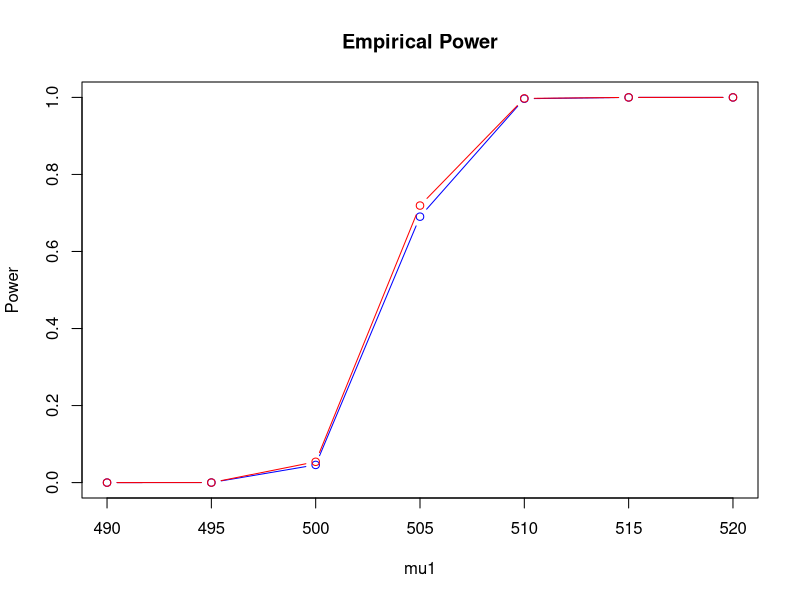
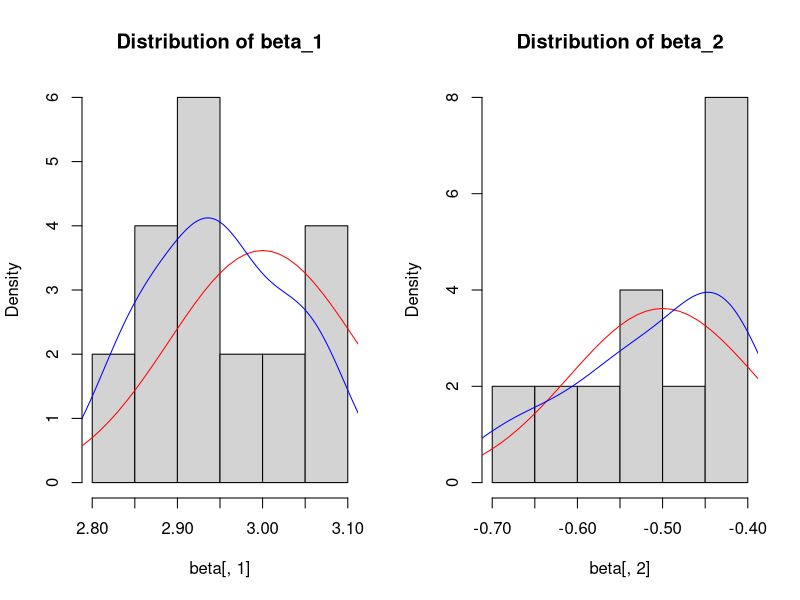
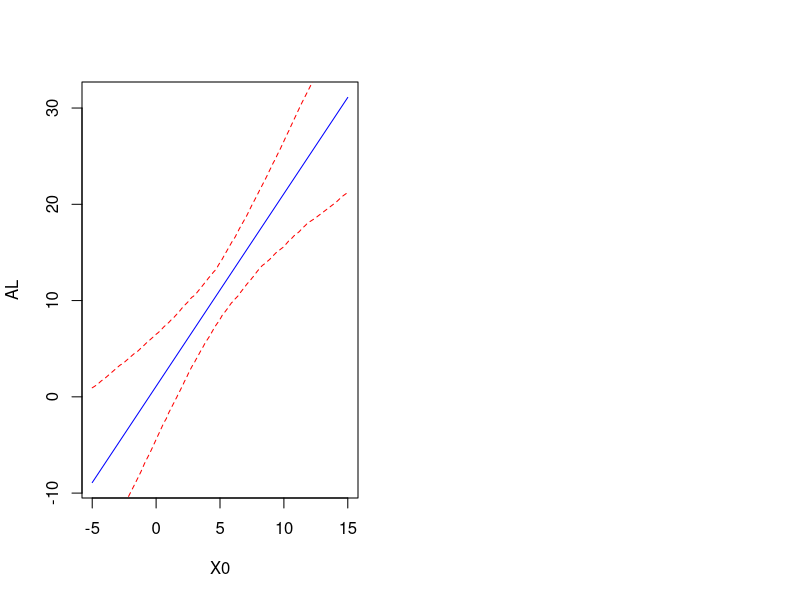

Write R code to recreate these figures, in order.
# 2018.10.22 recap
#####################################
# Monte Carlo Methods for Inferences#
#####################################

##1. Example : Empirical type 1 error rate

n = 20
alpha = 0.05
mu0 = 500
sigma2 = 100

m = 10000
I = numeric(m)
for (j in 1:m)
{
  x = rnorm(n, mu0, sqrt(sigma2)) #mu0 = 500
  Tj = (mean(x) - mu0)/(sd(x)/sqrt(n)) # T-statistic under H_0
  if (Tj > qt((1-alpha), df=(n-1))) I[j]=1 #qt((1-alpha) = t_(1-alpha) in t-distribution
  else I[j]=0
}

# Empirical Type 1 error rate
TypeI = mean(I)
se.hat = sqrt(TypeI*(1-TypeI)/m)
c(TypeI,se.hat)



##2. Example : Empirical power (under H_1)

n = 20
alpha = 0.05
mu0 = 500
sigma2 = 100

I = I1 = numeric(m)
mu1 = seq(490,520,5)

m = 10000
r = length(mu1)
power.hat = power1.hat = numeric(r)


for (i in 1:r)
{
  for (j in 1:m)
  {
    x = rnorm(n, mu1[i], sqrt(sigma2)) #mu0 = 500
    Tj = (mean(x) - mu0)/(sd(x)/sqrt(n)) # T-statistic under H_0
    if (Tj > qt((1-alpha), df=(n-1))) I[j]=1 #qt((1-alpha) = t_(1-alpha) in t-distribution
    else I[j]=0
    if (Tj > qnorm((1-alpha),0,1)) I1[j]=1 #
    else I1[j]=0
  }
  power.hat[i] = mean(I)
  power1.hat[i] = mean(I1)
}

plot(mu1, power.hat, type='b', main='Empirical Power', ylab='Power', col='blue')
lines(mu1, power1.hat, type='b', col='red')

##3. Example : Regression

#Regression : Y_1 = 2 + 3X_1 - 0.5X_2 + epsilon
#epsilon's ~ N(0,1)
#Empirical (1-alpha) % Confidence Interval for beta_1 & beta_2

m = 10
alpha = 0.05
X1 = 1:10
X2 = sample(1:10, 10)
n = length(X1)
sigma = 1
beta = NULL


for (j in 1:m)
{
  Y = 2 + 3*X1 - 0.5*X2 + rnorm(n, 0, sigma) #rnorm : epsilon_i
  reg = lm(Y~X1+X2)
  beta = rbind(beta, reg$coefficients[2:3]) #beta_2, beta_3
}


xx1 = seq(2.6,3.4,0.01)
xx2 = seq(-1,0.3,0.01)
X = cbind(1,X1,X2)
varb = sigma^2 * solve(t(X)%*%X)
sb = sqrt(diag(varb))

?dnorm

par(mfrow=c(1,2))
hist(beta[,1], prob=TRUE, main='Distribution of beta_1')
lines(xx1, dnorm(xx1, 3, sb[2]), col='red') # red line: theoredical
lines(density(beta[,1]), col='blue') # blue line: Estimated density of beta_1.hat (MC)

hist(beta[,2], prob=TRUE, main='Distribution of beta_2')
lines(xx2, dnorm(xx2, -0.5, sb[3]), col='red') # red line: theoredical
lines(density(beta[,2]), col='blue') # blue line: Estimated density of beta_2.hat (MC)

?apply
beta.hat = apply(beta, 2, mean)
beta.hat

se = apply(beta,2,sd) #Estimated SE of beta
se

CI1 = quantile(beta[,1], probs=c((alpha/2), (1-alpha/2)))
CI2 = quantile(beta[,2], probs=c((alpha/2), (1-alpha/2)))
CI1
CI2



##4. Example : Empirical type 1 error rate for beta1:

#H_0 : beta = 0 vs H_1 : beta != 0
# Regression : Y_1 = 2 + 3*X_1 - 0.5*X_2 + epsilon
# epsilon ~ N(0,1)

m = 10000
alpha = 0.05
X1 = 1:10
X2 = sample(1:10, 10)
X = cbind(1, X1, X2)
n = length(X1)
p = 2
sigma = 1

TR = 0
for (j in 1:m)
{
  Y = 2 - 0.5*X2 + rnorm(n, 0, sigma) #beta.hat_1 = 0 인 상태에서의 y값
  reg = lm(Y~X1+X2)
  hat.sigma2 = sum(reg$residuals^2)/(n-p-1)
  hat.varb = hat.sigma2*solve(t(X)%*%X)
  T = reg$coefficients[2] / sqrt(hat.varb[2,2])
  if (abs(T) > qt(0.975, n-p-1)) TR = TR + 1
}

##Empirical type 1 error rate
TR/m

## (1-alpha) 100% confidence band 

#Y = 1 + 2*X + epsilon
#epsilon ~ N(0, 5^2)

m = 1000
X = seq(0,10,1)
X0 = seq(-5,15,0.1)
n = length(X)
sigma = 5

Yhat = NULL
lb = NULL
ub = NULL
for (j in 1:m)
{
  Y = 1 + 2*X + rnorm(n,0,sd=sigma)
  reg = lm(Y~X)
  b = reg$coefficients
  Yh = b[1] + b[2] * X0
  Yhat = rbind(Yhat, Yh)
}

par(mfrow = c(1,2))
AL = apply(Yhat, 2, mean)
PB = apply(Yhat, 2, quantile, prob=c(0.025,0.975))
plot(X0, AL, type='l', col='blue')
lines(X0, PB[1,], lty=2, col='red')
lines(X0, PB[2,], lty=2, col='red')

